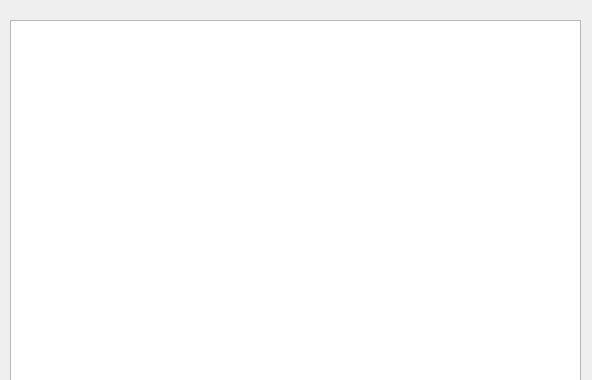
<?xml version="1.0" encoding="UTF-8"?>
<ui version="4.0">
 <class>Form</class>
 <widget class="QWidget" name="Form">
  <property name="geometry">
   <rect>
    <x>0</x>
    <y>0</y>
    <width>592</width>
    <height>380</height>
   </rect>
  </property>
  <property name="windowTitle">
   <string>Form</string>
  </property>
  <widget class="QTableView" name="taborders">
   <property name="geometry">
    <rect>
     <x>10</x>
     <y>20</y>
     <width>571</width>
     <height>361</height>
    </rect>
   </property>
   <property name="styleSheet">
    <string notr="true"/>
   </property>
  </widget>
 </widget>
 <resources/>
 <connections/>
</ui>
